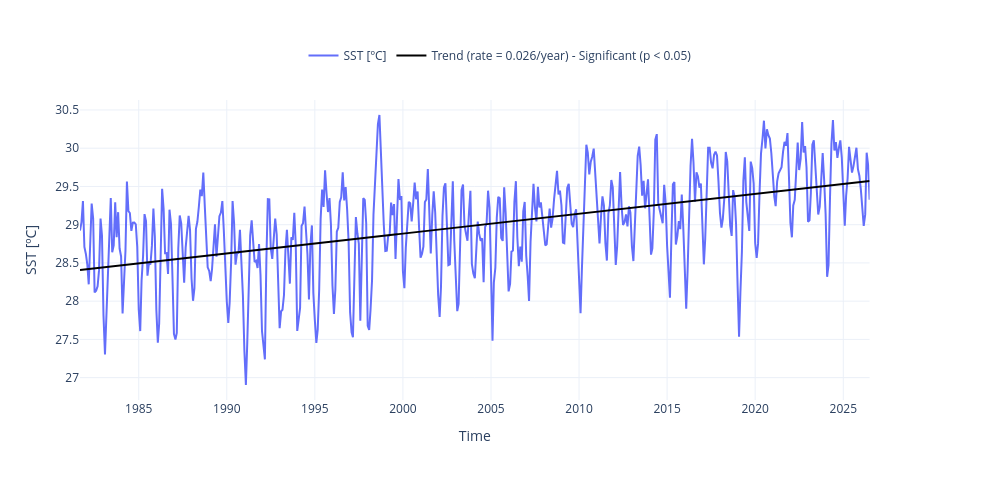

Notebook cell for this chart:
### Markdown cell above
### Original post-annual analyses

### Code cell
# Interactive area-average series
data_mean = sst_daily.to_dataframe(name=dataset_id).dropna()
dict_plot = [{'data': data_mean, 'var': dataset_id, 'ax': 1, 'label': 'SST [ºC]'}]
fig = plot_timeseries_interactive(dict_plot, trendline=True, scatter_dict=None, figsize=(25, 12), label_yaxes='SST [ºC]')

# Monthly climatology
fig_monthly, ax = plt.subplots(figsize=(12, 2))
sst_daily.groupby('time.month').mean().plot(ax=ax, marker='o', color='k')
ax.set(title=f'Monthly SST climatology — {country_name} EEZ', xlabel='Month', ylabel='SST [ºC]')

# Keep the annual ranking/trend objects expected by the summary table
nevents = 10
data_mean_annual = data_mean.resample('YE').mean()
top_10 = data_mean_annual.sort_values(by=dataset_id, ascending=False).head(nevents)
fig_bar, ax_bar, trend = plot_bar_probs(x=data_mean_annual.index.year, y=data_mean_annual[dataset_id], trendline=True, y_label='SST [°C]', figsize=[15, 4], return_trend=True)
ax_bar.set_ylim(data_mean_annual[dataset_id].min()-.2, data_mean_annual[dataset_id].max()+.2)
im = ax_bar.scatter(top_10.index.year, top_10[dataset_id], c=top_10[dataset_id].values, s=100, ec='pink', cmap='rainbow', label='Top 10 warmest years')
plt.colorbar(im, ax=ax_bar, pad=0).set_label('Absolute SST [°C]', fontsize=fontsize)
ax_bar.set_title(f'Annual Mean SST — {country_name} EEZ', fontsize=15)
fig_bar.savefig(fig_dir / f'SST_trends_anomalies_{slug}.png', dpi=300, bbox_inches='tight')

### Figure 1 — Plotly figure (JSON) as saved in the notebook; plotly's stock layout.template omitted (floating-point values rounded to 4 significant figures; data arrays with more than 128 entries replaced by an {"elided": "..."} marker saying what was removed)
{"data": [{"line": {"color": "#636EFA"}, "name": "SST [ºC]", "type": "scatter", "x": {"elided": "539 str values"}, "xaxis": "x", "y": {"elided": "539 float values"}, "yaxis": "y"}, {"line": {"color": "black"}, "mode": "lines", "name": "Trend (rate = 0.026/year) - Significant (p < 0.05)", "showlegend": true, "type": "scatter", "x": {"elided": "539 str values"}, "xaxis": "x", "y": {"elided": "539 float values"}, "yaxis": "y"}], "layout": {"height": 480, "legend": {"font": {"size": 12}, "orientation": "h", "x": 0.5, "xanchor": "center", "y": 1.1, "yanchor": "bottom"}, "title": {"text": " "}, "width": 1000, "xaxis": {"anchor": "y", "domain": [0, 0.94], "title": {"text": "Time"}}, "yaxis": {"anchor": "x", "domain": [0, 1], "title": {"text": "SST [ºC]"}}, "yaxis2": {"anchor": "x", "overlaying": "y", "side": "right"}}}
